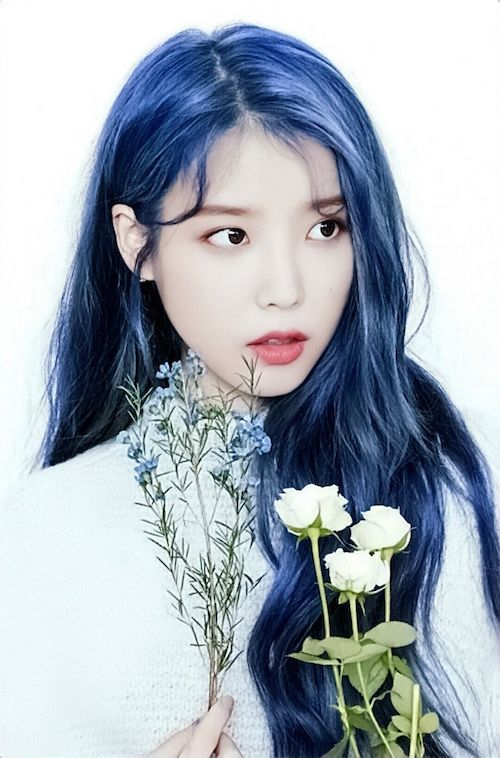
#> input picture Resources/iu1.jpg, 500 x 758 px
$ python chapter8.py   (older library calls are emulated)
#> lines starting #> are read from the running program, lines starting #| are printed output that depends on the picture; after the words box and inside, x2 and y2 are one past the last pixel; in counts of white or black regions, pixels touching at a corner belong together
import cv2
import numpy as np


def addStack(img1, img2):
    imgNew = np.hstack((img1, img2))

    return imgNew


def getContours(img):
    _, contours, hierarchy = cv2.findContours(
        img, cv2.RETR_EXTERNAL, cv2.CHAIN_APPROX_NONE)
    for cnt in contours:
        area = cv2.contourArea(cnt)
        if area > 3:
            cv2.drawContours(imgContour, cnt, -1, (255, 0, 0), 1)
            peri = cv2.arcLength(cnt, False)
            approx = cv2.approxPolyDP(cnt, 0.02*peri, False)
            objCor = len(approx)
            x, y, w, h = cv2.boundingRect(approx)

            if objCor == 3:
                ObjectType = "Tri"
            else:
                ObjectType = "None"

            cv2.rectangle(imgContour, (x, y), (x+w, y+h), (0, 255, 0), 2)
            cv2.putText(imgContour, ObjectType,
                        (x+(w//2)-10, y+(h//2)-10), 0, 0.5, (0, 0, 0), 1)


img = cv2.imread("Resources/iu1.jpg")
#> img is the input picture: shape (758, 500, 3); mean B, G, R 183.7, 172.9, 163.2
imgContour = img.copy()

imgGray = cv2.cvtColor(img, cv2.COLOR_BGR2GRAY)
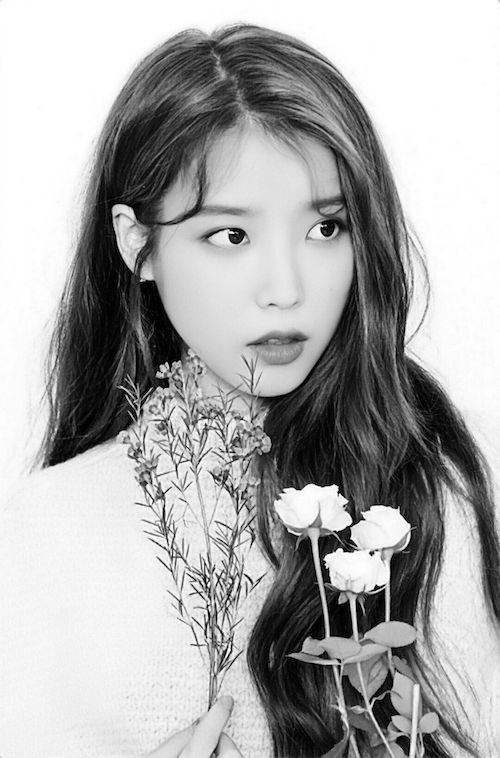
#> imgGray: shape (758, 500); min 0, max 255, mean 171.2
imgBlur = cv2.GaussianBlur(imgGray, (7, 7), 1)
imgCanny = cv2.Canny(imgBlur, 50, 50)
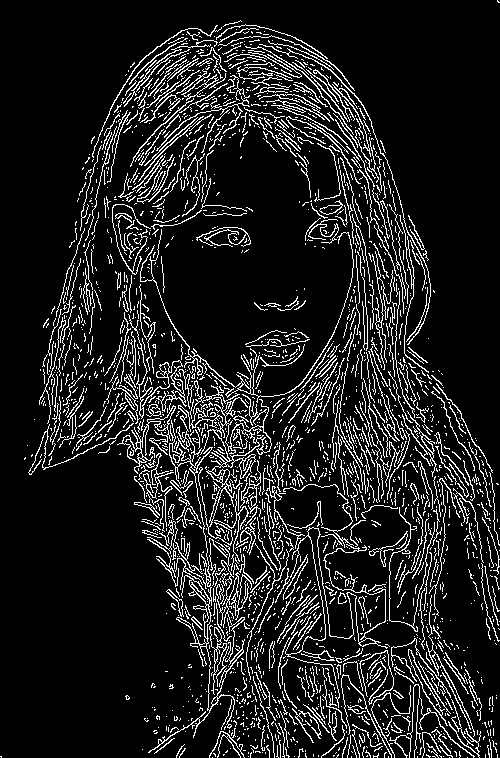
#> imgCanny: shape (758, 500); 11.9% white in thin lines or dots

getContours(imgCanny)
#> in getContours, `_, contours, hierarchy = cv2.findContours( img, cv2.RETR_EXTERNAL, cv2..`: contours = 2281 contours, 2191 with area under 20; largest, box (x1, y1, x2, y2) and area: (193, 380, 272, 546) 1848, (147, 405, 252, 753) 1388, (117, 403, 176, 474) 534, (408, 649, 448, 726) 362, (128, 314, 187, 419) 294
#> the loop in getContours, `for cnt in contours:` made 2281 passes
#> (area, peri, approx, objCor, x, y, w, h) on pass 223: (22, 78.47, [[303, 704], [329, 732], [313, 712], [304, 705]], 4, 303, 704, 27, 29)
#> (area, peri, objCor, x, y, w, h, ObjectType) on passes 124, 201, 234, 284, 289: (38.5, 303.4, 11, 209, 728, 36, 30, 'None'), (48, 242.3, 11, 292, 708, 29, 35, 'None'), (60.5, 384.9, 9, 449, 699, 32, 59, 'None'), (33, 303.6, 11, 371, 685, 40, 73, 'None'), (68, 533.8, 13, 389, 684, 85, 74, 'None')
#> after the loop in getContours, `for cnt in contours:`:
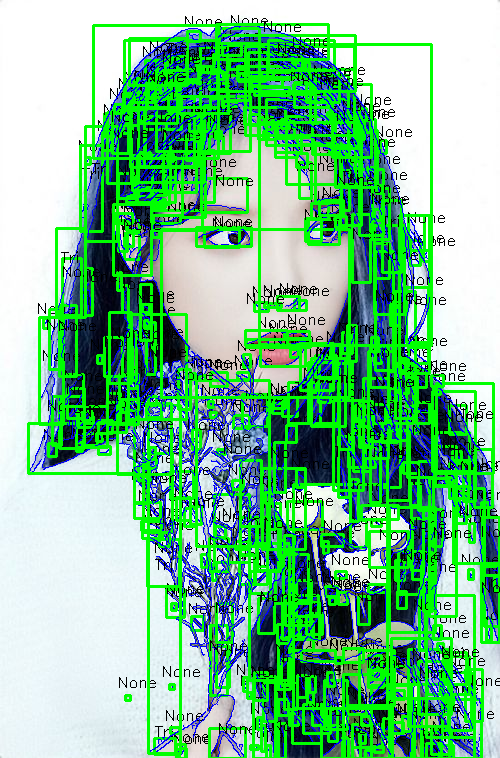
#> imgContour: shape (758, 500, 3); mean B, G, R 144.4, 192.4, 122.1

imgStack = addStack(imgGray, imgBlur)
#> in addStack, `imgNew = np.hstack((img1, img2))`:
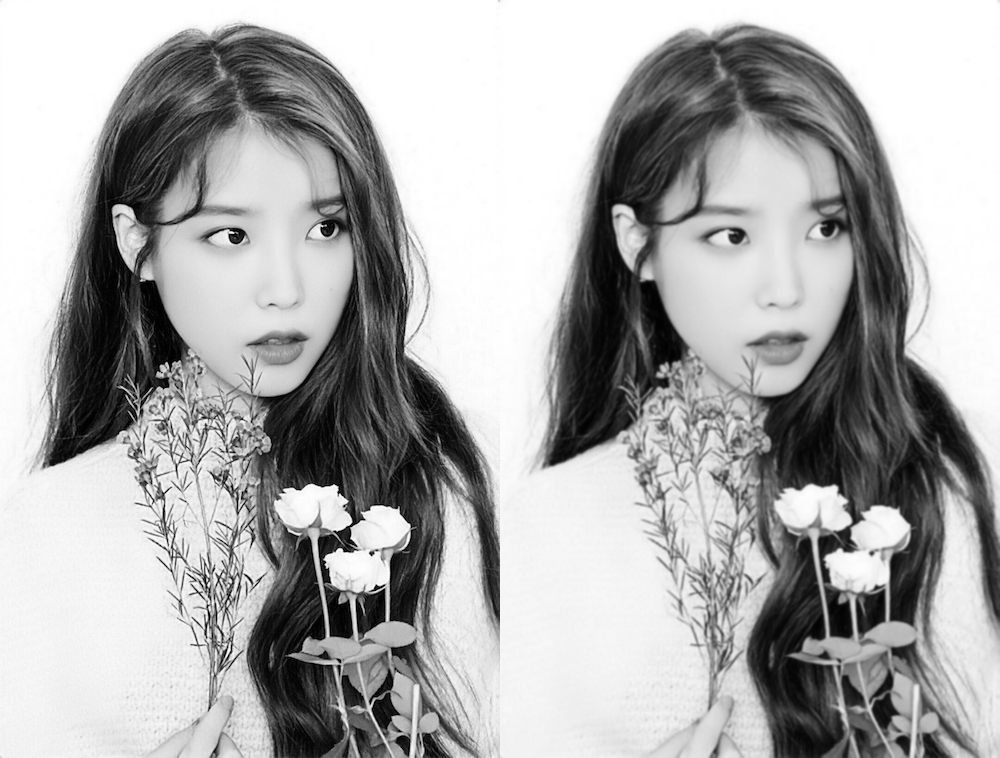
#> imgNew: shape (758, 1000); min 0, max 255, mean 171.2
imgStack = addStack(imgStack, imgCanny)
#> in addStack (call 2), `imgNew = np.hstack((img1, img2))`:
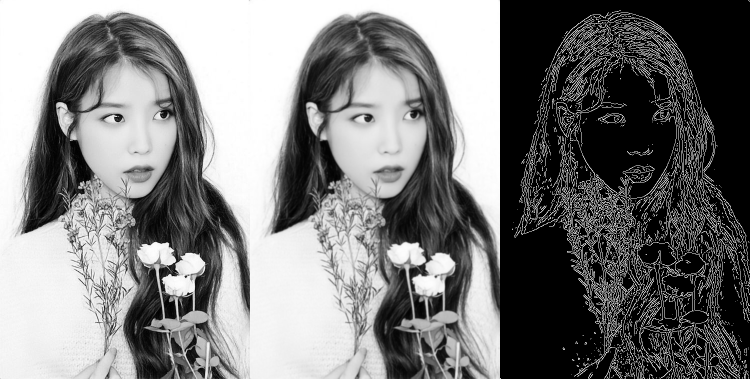
#> imgNew: shape (758, 1500) (shown at 1/2 size); min 0, max 255, mean 124.3

cv2.imshow("horizontal", imgStack)
cv2.imshow("contours", imgContour)

cv2.waitKey(0)
